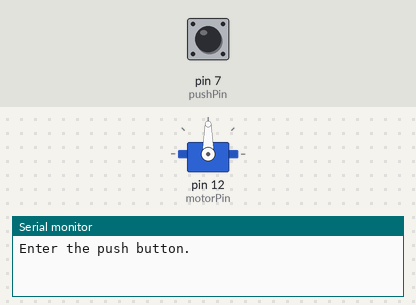
Simulated run of this sketch. Board: Arduino Uno, built with avr-gcc and run on an emulated ATmega328P. On the bench: servo, the last lines printed to the serial monitor. The test bench sets the inputs (shaded band); at power-on: pin 7 (pushPin) LOW.

Above: at 1.2 s.
1.3 s: pin 7 (pushPin) pulled HIGH for 1 s
At 1.76 s:
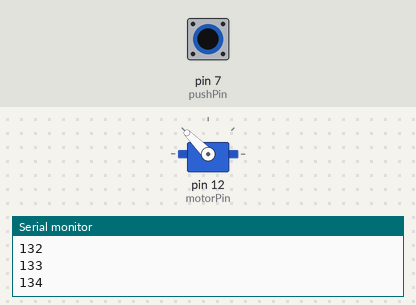
At 2.6 s:
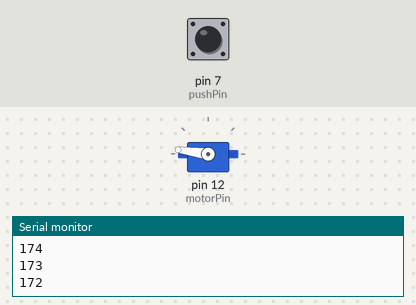
3.8 s: pin 7 (pushPin) pulled HIGH for 3.2 s
8.5 s: pin 7 (pushPin) pulled HIGH for 0.15 s
At 9.2 s:
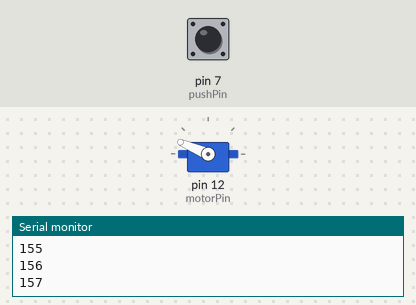
Timing chart, 0 to 11.5 s (numbered marks = the images above; inputs shaded):
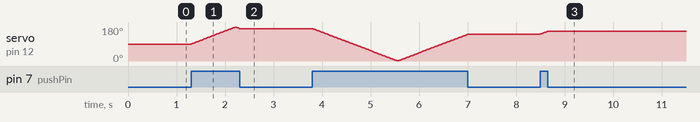

The sketch:

push_servo.ino
```cpp
#include <Servo.h>
Servo myServo; // 서보모터 객체를 생성하고 이름을 myServo로 설정
int motorPin = 12; // 서보모터를 12번 핀에 연결
int pushPin = 7; // 푸시 버튼을 7번 핀에 연결
int angle = 90; // 초기에 샤프트는 중간에 위치
int state=0; // 회전방향 설정 (state 값 0 :  시계 방향 / 1 : 반시계 방향)
void setup() {
  myServo.attach(motorPin); // 서보 모터를 아두이노의 해당 핀에 연결
  pinMode(pushPin, INPUT); // 푸시 버튼이 연결된 핀을 입력 모드로 설정
  Serial.begin(9600); // 시리얼 모니터와 통신
  Serial.println("Enter the push button."); // 시리얼 모니터에 문자열 출력
}
void loop() {
  if (digitalRead(pushPin) == HIGH){
    if (state == 0) {
      angle += 1; // 각도를 1도씩 증가
      if (angle>=180) state = 1; // 회전 방향을 반시계 방향으로 전환
        myServo.write(angle); // angle 값을 서보에게 전달하여 기록
        delay(10);
        Serial.println(angle); // 현재 각도를 시리얼 모니터에 표시
      }
    else {
      angle -= 1;
      if (angle<=0) state = 0; // 회전 방향을 시계 방향으로 전환
        myServo.write(angle);
        delay(10);
        Serial.println(angle);
    }
  }
}
```

Measured:
- after the input at 1.3 s, servo on pin 12 (motorPin): rises from 90° to 179° in 0.90 s, then falls to 172° in 0.09 s
- after the input at 8.5 s, servo on pin 12 (motorPin): 142° → 157° at once
